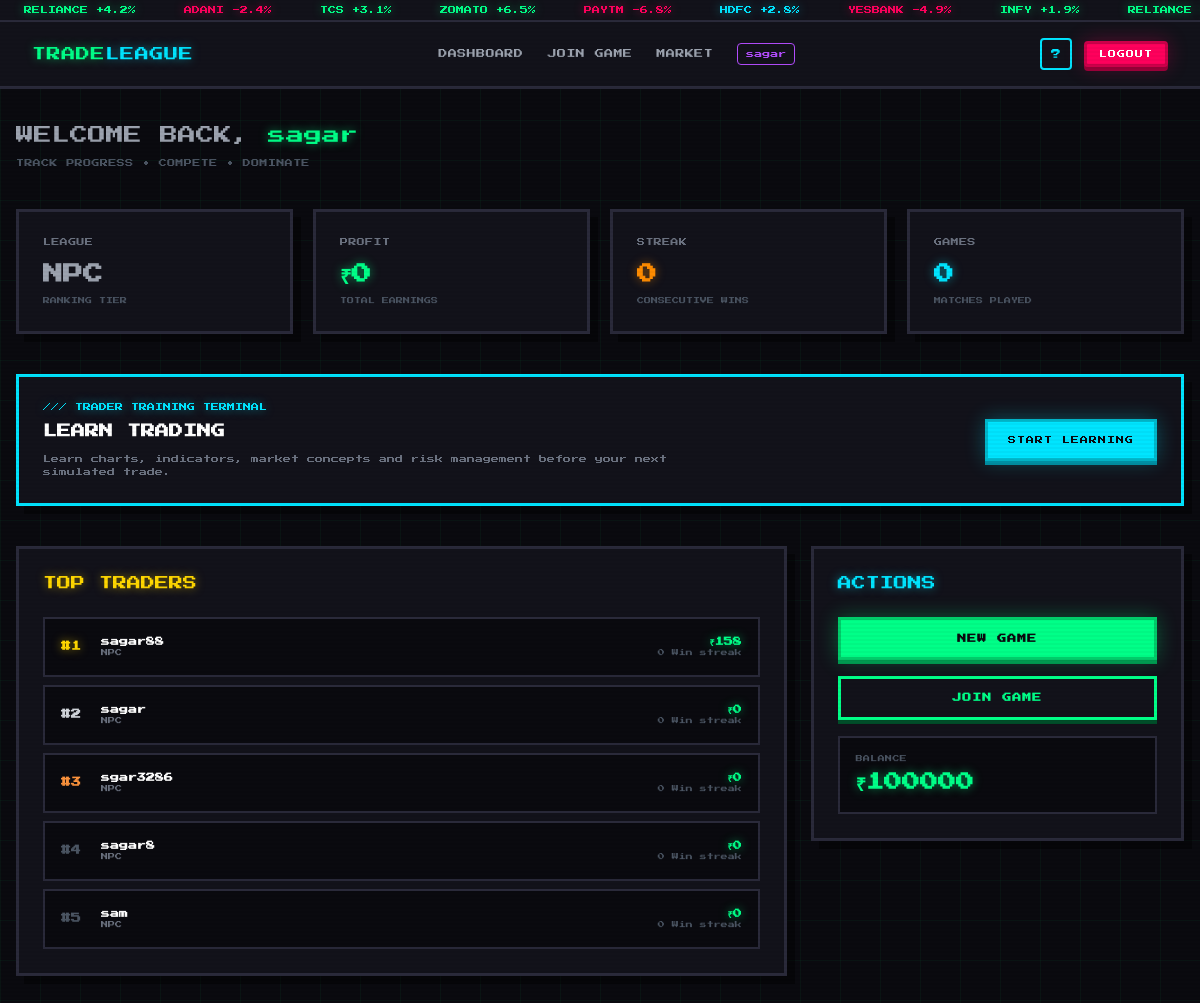
The page /dashboard/ (signed in) on the database its author committed.
### game/models.py (models this page shows, shortened)
class Profile(models.Model):
    user = models.OneToOneField(User, on_delete=models.CASCADE)
    account_balance = models.FloatField(default=100000)
    total_profit_counter = models.FloatField(default=0)
    games_played = models.IntegerField(default=0)
    win_streak = models.IntegerField(default=0)
    league_level = models.CharField(max_length=20, default="NPC")
    active_room = models.ForeignKey(
        GameRoom,
        null=True,
        blank=True,
        on_delete=models.SET_NULL,
        related_name="active_players"
    )

### game/views_frontend.py (the view)
@login_required
def dashboard(request):
    profile = request.user.profile
    leaders = Profile.objects.order_by("-total_profit_counter")[:10]
    return render(request, "dashboard.html", {
        "profile": profile,
        "leaders": leaders
    })

### game/templates/dashboard.html (shortened to what this page needs)
{% extends "base.html" %}
{% block content %}
<div class="max-w-7xl mx-auto px-4 py-8">
    <div class="mb-10">
        <h1 class="text-lg mb-2">
            <span class="text-gray-400">WELCOME BACK,</span> <span class="neon-green">{{ user.username }}</span>
        </h1>
        <p class="text-[8px] text-gray-600 uppercase tracking-wider">Track progress • Compete • Dominate</p>
    </div>
    <div class="grid grid-cols-1 md:grid-cols-4 gap-5 mb-10">
        <div class="pixel-card p-6">
            <div class="flex items-center justify-between mb-3">
                <span class="text-[8px] text-gray-500 uppercase tracking-wider">League</span>
            </div>
            <p class="text-xl font-bold">
                {% if profile.league_level == 'NPC' %}
                    <span class="text-gray-400">{{ profile.league_level }}</span>
                {% elif profile.league_level == 'VALID' %}
                    <span class="neon-cyan">{{ profile.league_level }}</span>
                {% elif profile.league_level == 'MAIN' %}
                    <span style="color:#b44dff; text-shadow: 0 0 10px rgba(180,77,255,0.5);">{{ profile.league_level }}</span>
                {% elif profile.league_level == 'GOAT' %}
                    <span class="neon-gold">{{ profile.league_level }}</span>
                {% endif %}
            </p>
            <p class="text-[7px] text-gray-600 mt-2">RANKING TIER</p>
        </div>
        <div class="pixel-card p-6">
            <div class="flex items-center justify-between mb-3">
                <span class="text-[8px] text-gray-500 uppercase tracking-wider">Profit</span>
            </div>
            <p class="text-xl font-bold neon-green">
                ₹{{ profile.total_profit_counter|floatformat:0 }}
            </p>
            <p class="text-[7px] text-gray-600 mt-2">TOTAL EARNINGS</p>
        </div>
        <div class="pixel-card p-6">
            <div class="flex items-center justify-between mb-3">
                <span class="text-[8px] text-gray-500 uppercase tracking-wider">Streak</span>
            </div>
            <p class="text-xl font-bold" style="color:#ff8c00; text-shadow: 0 0 10px rgba(255,140,0,0.5);">
                {{ profile.win_streak|default:"0" }}
            </p>
            <p class="text-[7px] text-gray-600 mt-2">CONSECUTIVE WINS</p>
        </div>
        <div class="pixel-card p-6">
            <div class="flex items-center justify-between mb-3">
                <span class="text-[8px] text-gray-500 uppercase tracking-wider">Games</span>
            </div>
            <p class="text-xl font-bold neon-cyan">
                {{ profile.games_played|default:"0" }}
            </p>
            <p class="text-[7px] text-gray-600 mt-2">MATCHES PLAYED</p>
        </div>
    </div>
    <section class="pixel-card p-6 mb-10 border-[#00e5ff]">
        <div class="flex flex-col md:flex-row md:items-center md:justify-between gap-5">
            <div>
                <p class="text-[8px] neon-cyan mb-2">/// TRADER TRAINING TERMINAL</p>
                <h2 class="text-sm text-white font-bold">LEARN TRADING</h2>
                <p class="text-[8px] text-gray-500 mt-3 leading-relaxed max-w-2xl">Learn charts, indicators, market concepts and risk management before your next simulated trade.</p>
            </div>
            <a href="{% url 'learn' %}" class="pixel-btn pixel-btn-cyan inline-block shrink-0 px-5 py-3 text-[8px] text-center">START LEARNING</a>
        </div>
    </section>
    <div class="grid grid-cols-1 lg:grid-cols-3 gap-6">
        <div class="lg:col-span-2">
            <div class="pixel-card p-6">
                <h2 class="text-sm neon-gold mb-6 flex items-center gap-2">
                    TOP TRADERS
                </h2>
                <div class="space-y-2">
                    {% for leader in leaders %}
                        <div class="bg-[#0a0a0f] border-2 border-[#2a2a3a] p-4 hover:border-[#00ff88] transition flex items-center justify-between">
                            <div class="flex items-center gap-4">
                                <span class="text-[10px] font-bold w-6
                                    {% if forloop.counter == 1 %}neon-gold
                                    {% elif forloop.counter == 2 %}text-gray-300
                                    {% elif forloop.counter == 3 %}text-orange-400
                                    {% else %}text-gray-600{% endif %}">
                                    #{{ forloop.counter }}
                                </span>
                                <div>
                                    <p class="text-[9px] text-white font-bold">{{ leader.user.username }}</p>
                                    <p class="text-[7px]
                                        {% if leader.league_level == 'NPC' %}text-gray-500
                                        {% elif leader.league_level == 'VALID' %}text-[#00e5ff]
                                        {% elif leader.league_level == 'MAIN' %}text-[#b44dff]
                                        {% elif leader.league_level == 'GOAT' %}text-[#ffd700]
                                        {% endif %}">
                                        {{ leader.league_level }}
                                    </p>
                                </div>
                            </div>
                            <div class="text-right">
                                <p class="text-[9px] font-bold neon-green">₹{{ leader.total_profit_counter|floatformat:0 }}</p>
                                <p class="text-[7px] text-gray-600">{{ leader.win_streak|default:"0" }} Win streak</p>
                            </div>
                        </div>
                    {% empty %}
                        <div class="text-center py-8">
                            <p class="text-gray-500 text-[9px]">NO TRADERS YET. BE THE FIRST!</p>
                        </div>
                    {% endfor %}
                </div>
            </div>
        </div>
        <div>
            <div class="pixel-card p-6 sticky top-24">
                <h2 class="text-sm neon-cyan mb-6"> ACTIONS</h2>
                <div class="space-y-4">
                    <a href="{% url 'create_room' %}" class="pixel-btn pixel-btn-green block w-full py-3 text-[9px] font-bold text-center rounded-none">
                        NEW GAME
                    </a>
                    <a href="{% url 'lobby' %}" class="pixel-btn pixel-btn-outline block w-full py-3 text-[9px] font-bold text-center rounded-none">
                         JOIN GAME
                    </a>
                    <div class="bg-[#0a0a0f] border-2 border-[#2a2a3a] p-4 mt-6">
                        <p class="text-[7px] text-gray-600 uppercase tracking-wider mb-1">Balance</p>
                        <p class="text-lg font-bold neon-green">₹{{ profile.account_balance|floatformat:0 }}</p>
                    </div>
                </div>
            </div>
        </div>
    </div>
</div>
{% endblock %}

### game/templates/base.html (shortened to what this page needs)
<!DOCTYPE html>
<html lang="en">
<head>
    <script src="https://cdn.tailwindcss.com"></script>
</head>
<body class="bg-pixel-bg text-gray-300 scanlines grid-bg">
{% if user.is_authenticated %}
<div class="bg-pixel-card border-b-2 border-pixel-border overflow-hidden py-1">
    <div class="flex whitespace-nowrap ticker-scroll">
        <span class="mx-6 text-[8px]"><span class="neon-green">RELIANCE +4.2%</span></span>
        <span class="mx-6 text-[8px]"><span class="neon-magenta">ADANI -2.4%</span></span>
        <span class="mx-6 text-[8px]"><span class="neon-green">TCS +3.1%</span></span>
        <span class="mx-6 text-[8px]"><span class="neon-green">ZOMATO +6.5%</span></span>
        <span class="mx-6 text-[8px]"><span class="neon-magenta">PAYTM -6.8%</span></span>
        <span class="mx-6 text-[8px]"><span class="neon-cyan">HDFC +2.8%</span></span>
        <span class="mx-6 text-[8px]"><span class="neon-magenta">YESBANK -4.9%</span></span>
        <span class="mx-6 text-[8px]"><span class="neon-green">INFY +1.9%</span></span>
        <span class="mx-6 text-[8px]"><span class="neon-green">RELIANCE +4.2%</span></span>
    </div>
</div>
<nav class="bg-pixel-card sticky top-0 z-50" style="border-bottom: 3px solid #2a2a3a;">
    <div class="max-w-7xl mx-auto px-4 sm:px-6 lg:px-8">
        <div class="flex justify-between items-center h-16">
            <a href="{% url 'dashboard' %}" class="flex items-center gap-2">
                <span class="text-sm neon-green tracking-wider">TRADE<span class="neon-cyan">LEAGUE</span></span>
            </a>
            <div class="hidden md:flex items-center space-x-6">
                <a href="{% url 'dashboard' %}" class="text-[9px] text-gray-400 hover:text-pixel-neon transition uppercase tracking-wider">
                    Dashboard
                </a>
                <a href="{% url 'lobby' %}" class="text-[9px] text-gray-400 hover:text-pixel-cyan transition uppercase tracking-wider">
                    Join Game
                </a>
                <a href="{% url 'market' %}" class="text-[9px] text-gray-400 hover:text-pixel-gold transition uppercase tracking-wider">
                    Market
                </a>
                <span class="text-[8px] text-pixel-purple px-2 py-1 border border-pixel-purple rounded">
                    {{ user.username }}
                </span>
            </div>
            <div class="flex items-center space-x-3">
                <a href="{% url 'how_to_play' %}" title="How to Play"
                   class="w-8 h-8 flex items-center justify-center border-2 border-pixel-cyan text-pixel-cyan rounded hover:bg-pixel-cyan hover:text-pixel-bg transition text-[10px]">
                    ?
                </a>
                <a href="{% url 'logout' %}"
                   class="pixel-btn pixel-btn-magenta px-3 py-1 text-[8px] rounded">
                    LOGOUT
                </a>
            </div>
        </div>
    </div>
</nav>
{% endif %}
<main class="min-h-[calc(100vh-64px)]">
    {% block content %}{% endblock %}
</main>
</body>
</html>

### game/templates/base.html (style rules this page uses)
* { font-family: 'Press Start 2P', cursive !important; }
body { font-size: 10px; line-height: 2; background: #0a0a0f; }
.neon-green { color: #00ff88; text-shadow: 0 0 10px rgba(0,255,136,0.5); }
.neon-cyan { color: #00e5ff; text-shadow: 0 0 10px rgba(0,229,255,0.5); }
.neon-magenta { color: #ff005c; text-shadow: 0 0 10px rgba(255,0,92,0.5); }
.neon-gold { color: #ffd700; text-shadow: 0 0 10px rgba(255,215,0,0.5); }
.scanlines::after { content: ''; position: fixed; top: 0; left: 0; right: 0; bottom: 0; background: repeating-linear-gradient( 0deg, transparent, transparent 2px, rgba(0,0,0,0.03) 2px, rgba(0,0,0,0.03) 4px ); pointer-events: none; z-index: 9999; }
.pixel-btn { border: 3px solid; position: relative; transition: all 0.15s; text-transform: uppercase; letter-spacing: 1px; }
.pixel-btn-green { background: #00ff88; border-color: #00cc6a; color: #0a0a0f; box-shadow: 0 4px 0 #009950, 0 0 20px rgba(0,255,136,0.3); }
.pixel-btn-cyan { background: #00e5ff; border-color: #00b8cc; color: #0a0a0f; box-shadow: 0 4px 0 #008fa3, 0 0 20px rgba(0,229,255,0.3); }
.pixel-btn-magenta { background: #ff005c; border-color: #cc004a; color: #fff; box-shadow: 0 4px 0 #990038, 0 0 20px rgba(255,0,92,0.3); }
.pixel-btn-outline { background: transparent; border-color: #00ff88; color: #00ff88; box-shadow: 0 4px 0 #004d29; }
.pixel-card { background: #12121a; border: 3px solid #2a2a3a; box-shadow: 8px 8px 0 rgba(0,0,0,0.4); }
.grid-bg { background-image: linear-gradient(to right, rgba(0,255,136,0.04) 1px, transparent 1px), linear-gradient(to bottom, rgba(0,255,136,0.04) 1px, transparent 1px); background-size: 40px 40px; }
.ticker-scroll { animation: ticker 30s linear infinite; }

### rows shown on the page
Profile: league_level "NPC", total_profit_counter "0", win_streak "0", games_played "0", user.username "sagar", account_balance "100000"
Profile: user.username "sagar88", league_level "NPC", total_profit_counter "158", win_streak "0"
Profile: user.username "sgar3286", league_level "NPC", total_profit_counter "0", win_streak "0"
Profile: user.username "sagar8", league_level "NPC", total_profit_counter "0", win_streak "0"
Profile: user.username "sam", league_level "NPC", total_profit_counter "0", win_streak "0"

### other values the page prints
{{ user.username }} "sagar"
